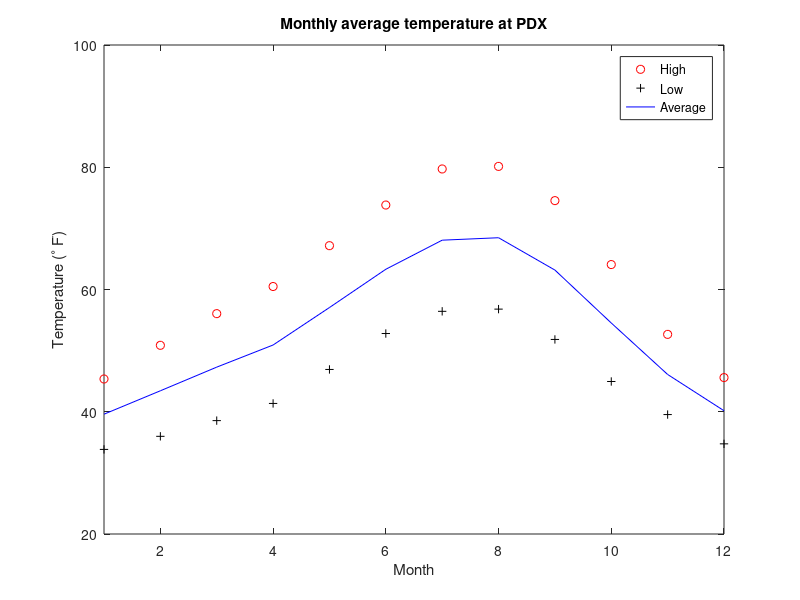

Here is the MATLAB script that generated this plot:
D = load('pdxTemp.dat'); 
m = D(:,1); 
T = D(:,2:4);
plot(m,T(:,1),'ro',m,T(:,2),'k+',m,T(:,3),'b-');
xlabel('Month');
ylabel('Temperature ({}^\circ F)');
title('Monthly average temperature at PDX');
axis([1 12 20 100]);
legend('High','Low','Average');